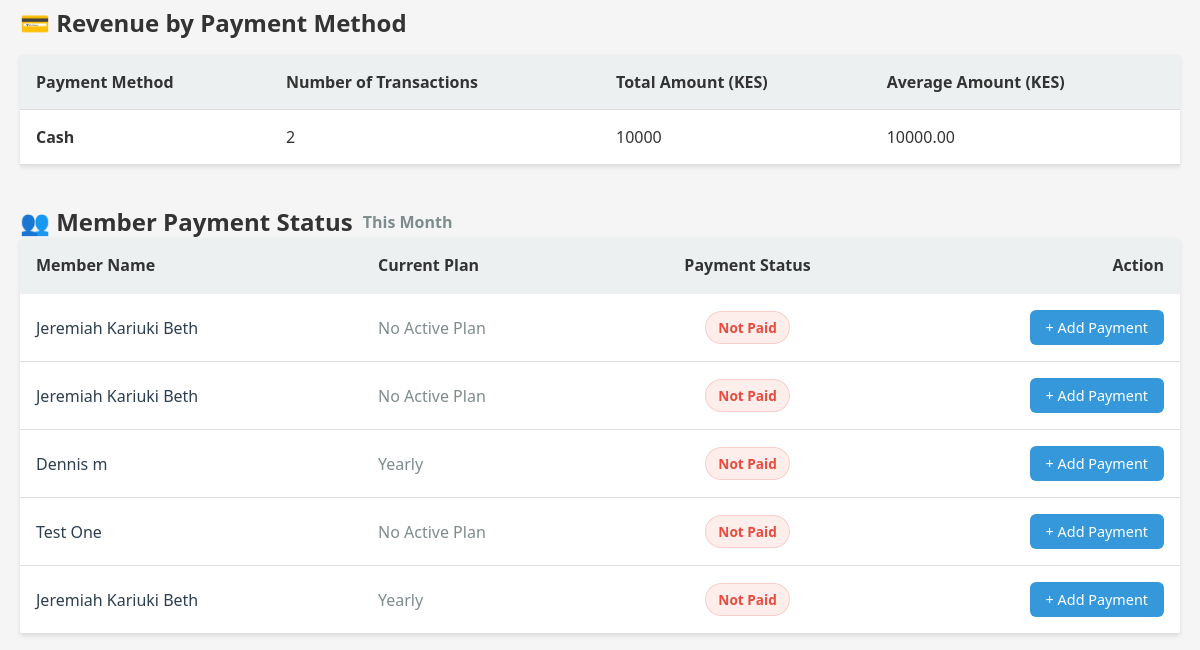
/financial-report/ (signed in, lower part), run on an earlier commit of the app's database.
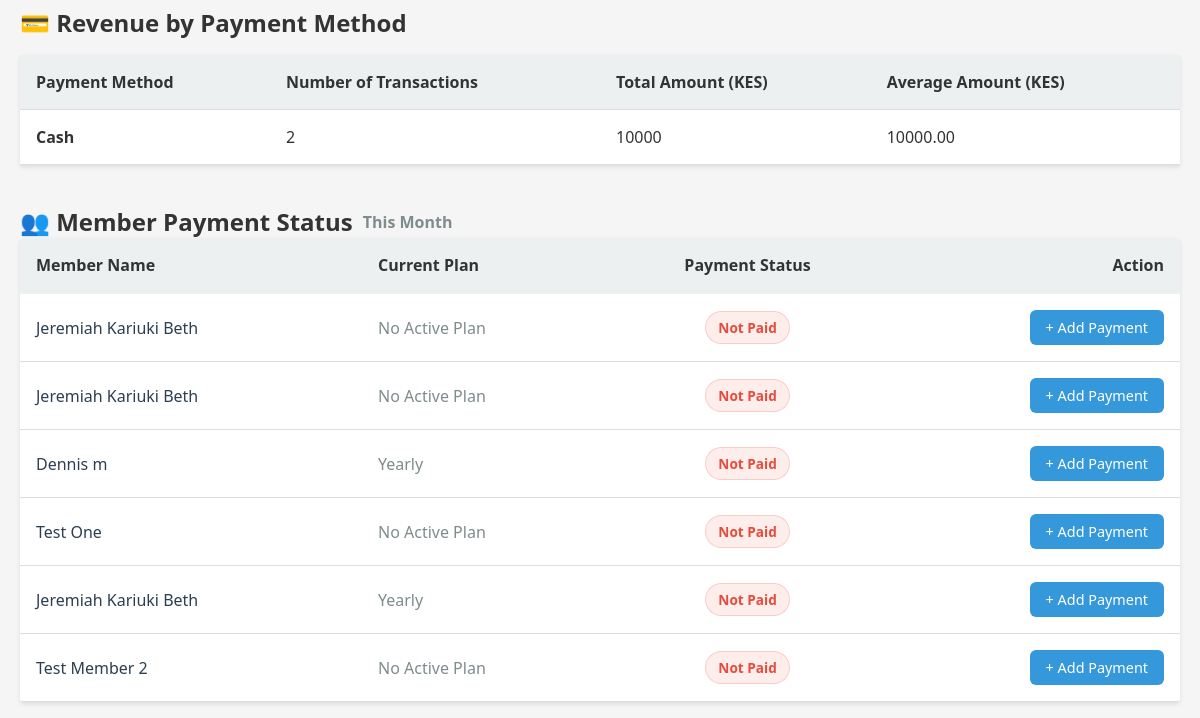
And on a later commit of the database.
### base/gym/models.py (models this page shows, shortened)
class Member(models.Model):
    user = models.OneToOneField(User, on_delete=models.CASCADE, related_name="member_profile", null=True, blank=True)
    full_name = models.CharField(max_length=120)
    phone = models.CharField(max_length=20, unique=True, null=True, blank=True)
    email = models.EmailField(blank=True, null=True)
    address = models.CharField(max_length=200, blank=True)
    joined_on = models.DateField(auto_now_add=True)
    membership_Plan = models.ForeignKey("MembershipPlan", on_delete=models.SET_NULL, null=True, blank=True)

class MembershipPlan(models.Model):
    name = models.CharField(max_length=60)
    price = models.DecimalField(max_digits=10, decimal_places=2)
    duration_days = models.PositiveIntegerField()

### base/gym/views/payments.py (the view)
# urls.py: path("financial-report/", views.revenue_report, name="revenue_report"),
@login_required
def revenue_report(request):
    today = timezone.now().date()
    this_month = today.replace(day=1)
    total_revenue = Payment.objects.aggregate(total=db_models.Sum("amount"))["total"] or 0
    monthly_revenue = (
        Payment.objects.filter(date__year=today.year, date__month=today.month)
        .aggregate(total=db_models.Sum("amount"))["total"] or 0
    )
    total_expenses = Expense.objects.aggregate(total=db_models.Sum("amount"))["total"] or 0
    monthly_expenses = (
        Expense.objects.filter(date__year=today.year, date__month=today.month)
        .aggregate(total=db_models.Sum("amount"))["total"] or 0
    )
    payment_methods = Payment.objects.values("method").annotate(
        total=db_models.Sum("amount"),
        count=db_models.Count("id"),
    )
    members = Member.objects.all().prefetch_related("payments", "memberships__plan")
    member_status = []
    for member in members:
        has_paid = member.payments.filter(
            date__year=today.year, date__month=today.month
        ).exists()
        active_membership = member.memberships.filter(is_active=True).first()
        plan_name = active_membership.plan.name if active_membership else "No Active Plan"
        member_status.append(
            {"member": member, "has_paid": has_paid, "plan_name": plan_name}
        )
    six_months_ago = today - timedelta(days=180)
    from django.db.models.functions import TruncMonth
    monthly_trends_raw = Payment.objects.filter(date__gte=six_months_ago)\
        .annotate(month=TruncMonth('date'))\
        .values('month')\
        .annotate(revenue=db_models.Sum('amount'))\
        .order_by('month')
    expense_trends_raw = Expense.objects.filter(date__gte=six_months_ago)\
        .annotate(month=TruncMonth('date'))\
        .values('month')\
        .annotate(expenses=db_models.Sum('amount'))\
        .order_by('month')
    trend_data = {}
    for entry in monthly_trends_raw:
        m_str = entry['month'].strftime("%b %Y")
        trend_data[m_str] = {'revenue': float(entry['revenue'] or 0), 'expenses': 0}
    for entry in expense_trends_raw:
        m_str = entry['month'].strftime("%b %Y")
        if m_str not in trend_data:
            trend_data[m_str] = {'revenue': 0, 'expenses': 0}
        trend_data[m_str]['expenses'] = float(entry['expenses'] or 0)
    sorted_months = sorted(trend_data.keys(), key=lambda x: timezone.datetime.strptime(x, "%b %Y"))
    chart_labels = sorted_months
    chart_revenue = [trend_data[m]['revenue'] for m in sorted_months]
    chart_expenses = [trend_data[m]['expenses'] for m in sorted_months]
    revenue_by_plan = Payment.objects.filter(Membership__isnull=False)\
        .values('Membership__plan__name')\
        .annotate(total=db_models.Sum('amount'))\
        .order_by('-total')
    plan_labels = [entry['Membership__plan__name'] for entry in revenue_by_plan]
    plan_data = [float(entry['total'] or 0) for entry in revenue_by_plan]
    expenses_by_category = Expense.objects.values('category')\
        .annotate(total=db_models.Sum('amount'))\
        .order_by('-total')
    category_labels = [entry['category'] for entry in expenses_by_category]
    category_data = [float(entry['total'] or 0) for entry in expenses_by_category]
    return render(
        request,
        "gym/revenue_report.html",
        {
            "total_revenue": total_revenue,
            "monthly_revenue": monthly_revenue,
            "total_expenses": total_expenses,
            "monthly_expenses": monthly_expenses,
            "monthly_profit": monthly_revenue - monthly_expenses,
            "total_profit": total_revenue - total_expenses,
            "payment_methods": payment_methods,
            "month": this_month.strftime("%B %Y"),
            "member_status": member_status,
            "chart_labels": chart_labels,
            "chart_revenue": chart_revenue,
            "chart_expenses": chart_expenses,
            "plan_labels": plan_labels,
            "plan_data": plan_data,
            "category_labels": category_labels,
            "category_data": category_data,
        },
    )

### base/templates/gym/revenue_report.html (shortened to what this page needs)
{% extends 'gym/base.html' %}
{% block content %}
<h2 style="margin-top: 2rem;">💳 Revenue by Payment Method</h2>
{% if payment_methods %}
<table>
    <thead>
        <tr>
            <th>Payment Method</th>
            <th>Number of Transactions</th>
            <th>Total Amount (KES)</th>
            <th>Average Amount (KES)</th>
        </tr>
    </thead>
    <tbody>
        {% for method in payment_methods %}
        <tr>
            <td><strong>{{ method.method }}</strong></td>
            <td>{{ method.count }}</td>
            <td>{{ method.total }}</td>
            <td>{{ method.total|floatformat:2|add:""|safe }}</td>
        </tr>
        {% endfor %}
    </tbody>
</table>
{% else %}
<div class="card">
    <p>No payment records yet.</p>
</div>
{% endif %}
<h2 style="margin-top: 2.5rem; display: flex; align-items: center; gap: 10px;">👥 Member Payment Status <span
        style="font-size: 1rem; color: #7f8c8d;">This Month</span></h2>
<div class="card" style="padding: 0; overflow: hidden;">
    <table style="margin: 0; width: 100%; border-collapse: collapse;">
        <thead>
            <tr style="background-color: #f8f9fa;">
                <th style="padding: 1rem; text-align: left; border-bottom: 2px solid #ecf0f1;">Member Name</th>
                <th style="padding: 1rem; text-align: left; border-bottom: 2px solid #ecf0f1;">Current Plan</th>
                <th style="padding: 1rem; text-align: center; border-bottom: 2px solid #ecf0f1;">Payment Status</th>
                <th style="padding: 1rem; text-align: right; border-bottom: 2px solid #ecf0f1;">Action</th>
            </tr>
        </thead>
        <tbody>
            {% for entry in member_status %}
            <tr style="border-bottom: 1px solid #ecf0f1; transition: background-color 0.2s;">
                <td style="padding: 1rem; vertical-align: middle;">
                    <a href="{% url 'member_detail' entry.member.id %}"
                        style="text-decoration: none; color: #2c3e50; font-weight: 500;">
                        {{ entry.member.full_name }}
                    </a>
                </td>
                <td style="padding: 1rem; vertical-align: middle; color: #7f8c8d;">{{ entry.plan_name }}</td>
                <td style="padding: 1rem; text-align: center; vertical-align: middle;">
                    {% if entry.has_paid %}
                    <span
                        style="display: inline-block; padding: 0.35rem 0.75rem; border-radius: 20px; font-size: 0.85rem; font-weight: bold; background-color: rgba(39, 174, 96, 0.1); color: #27ae60; border: 1px solid rgba(39, 174, 96, 0.2);">
                        Paid
                    </span>
                    {% else %}
                    <span
                        style="display: inline-block; padding: 0.35rem 0.75rem; border-radius: 20px; font-size: 0.85rem; font-weight: bold; background-color: rgba(231, 76, 60, 0.1); color: #e74c3c; border: 1px solid rgba(231, 76, 60, 0.2);">
                        Not Paid
                    </span>
                    {% endif %}
                </td>
                <td style="padding: 1rem; text-align: right; vertical-align: middle;">
                    <a href="{% url 'record_payment' entry.member.id %}" class="btn"
                        style="padding: 0.5rem 1rem; font-size: 0.9rem; background-color: #3498db; color: white; border-radius: 6px; text-decoration: none; transition: background-color 0.3s;">
                        + Add Payment
                    </a>
                </td>
            </tr>
            {% empty %}
            <tr>
                <td colspan="4" style="padding: 2rem; text-align: center; color: #7f8c8d;">No members found.</td>
            </tr>
            {% endfor %}
        </tbody>
    </table>
</div>
{% endblock %}

### base/templates/gym/base.html (shortened to what this page needs)
{% load static %}
<!DOCTYPE html>
<html lang="en">
<head>
</head>
<body>
    <div class="container">
        {% block content %}{% endblock %}
    </div>
</body>
</html>

### base/templates/gym/base.html (style rules this page uses)
* { margin: 0; padding: 0; box-sizing: border-box; }
body { font-family: 'Segoe UI', Tahoma, Geneva, Verdana, sans-serif; background-color: #f5f5f5; color: #333; }
.container { max-width: 1200px; margin: 0 auto; padding: 0 20px; }
.btn { display: inline-block; padding: 0.6rem 1.2rem; background-color: #3498db; color: white; text-decoration: none; border: none; border-radius: 4px; cursor: pointer; font-size: 1rem; transition: background-color 0.3s; }
table { width: 100%; border-collapse: collapse; margin: 1rem 0; background: white; box-shadow: 0 2px 4px rgba(0, 0, 0, 0.1); }
th, td { padding: 1rem; text-align: left; border-bottom: 1px solid #ddd; }
th { background-color: #ecf0f1; font-weight: 600; }
.card { background: white; padding: 1.5rem; border-radius: 4px; box-shadow: 0 2px 4px rgba(0, 0, 0, 0.1); margin-bottom: 1rem; }

What changed in the data, as far as the page shows it:
added Member: member.full_name "Test Member 2", plan_name "No Active Plan"
